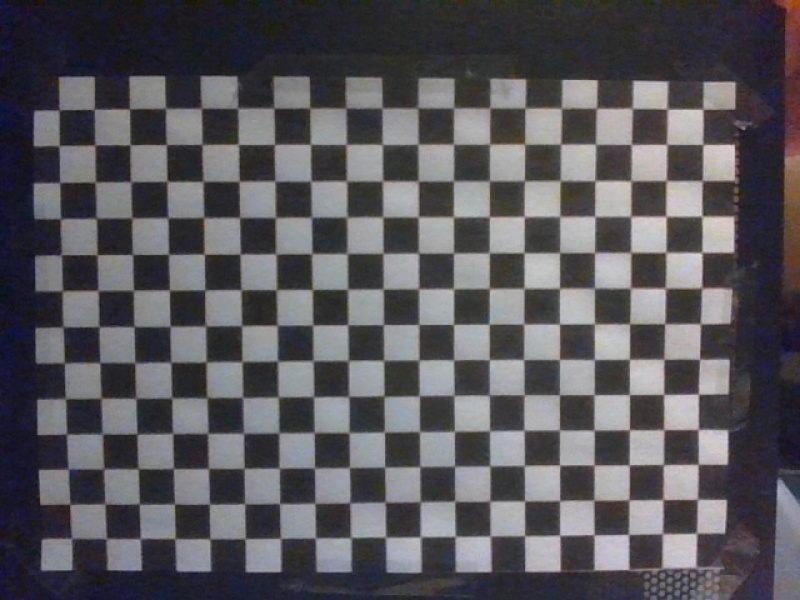
#> input picture Py/Archives/ArUcO_V2/classes/calibration_camera/calibration_pictures/cal2_sol.jpg, 800 x 600 px, given in place of the camera
$ python main.py
#> lines starting #> are read from the running program, lines starting #| are printed output that depends on the picture
### Py/Archives/ArUcO/classes/camera.py
from time import sleep

import cv2
import imutils
from imutils.video import VideoStream

class Camera:
    _default_image_path = "../classes/ready.jfif"

    def __init__(self, res_w=800, res_h=800):
#> called with res_w = 800, res_h = 800
        self.resolution = [res_h, res_w]
        self.camera = VideoStream(src=0, resolution=(self.resolution[0], self.resolution[1])).start()
        sleep(2.0)

        self.Update_Monitor(self.Read())
#> in Read, returned value is the input picture: shape (600, 800, 3); mean B, G, R 91.3, 86.9, 88.8
        """
        _default_img = imutils.resize(
            cv2.imread(self._default_image_path),
            width=self.resolution[0],
            height=self.resolution[1]
        )
        self.Update_Monitor(_default_img)
        """


    def Read(self):
        return imutils.resize(
            self.camera.read(),
            width=self.resolution[0],
            height=self.resolution[1]
        )


    def Update_Monitor(self, img):
        cv2.imshow("Frame", img)
        cv2.waitKey(1) & 0xFF

### Py/Archives/ArUcO_V2/test_distance_mesurement/calibration_camera/chess_calibration_camera.py
import cv2
import numpy as np


class Camera_Calibrator:
    # Criteria for chess gameboard recognize
    _chess_criteria = (cv2.TERM_CRITERIA_EPS + cv2.TERM_CRITERIA_MAX_ITER, 30, 0.001)

    def __init__(self, cal_picture_path: str, chess_size: tuple[int, int]):
        # Init parameters variables

#> called with cal_picture_path = './calibration_pictures/cal1.jpg', chess_size = (12, 18)
        self._picture_path = cal_picture_path
        # (h, w) <=> (lines, cols)
        self._chess_size = chess_size

        # Init variables

        # Create ref points (0,0,0), (1,0,0), (2,0,0) ....,(6,5,0) -> 3D
        # They are the theoretic real world points with which we will compare image's points.
        self._theoretic_pts = [
            np.zeros(
                (self._chess_size[0] * self._chess_size[1], 3),
                np.float32
            )
        ]  # 3d points in real world space
        # Associate each point to a grid position
        self._theoretic_pts[0][:, :2] = np.mgrid[0:self._chess_size[0], 0:self._chess_size[1]].T.reshape(-1, 2)

        # Init array which will store image's points
        self._image_pts = []  # 2d points in image plane.

        # Load the calibration picture
        self._cal_frame = cv2.imread(self._picture_path)
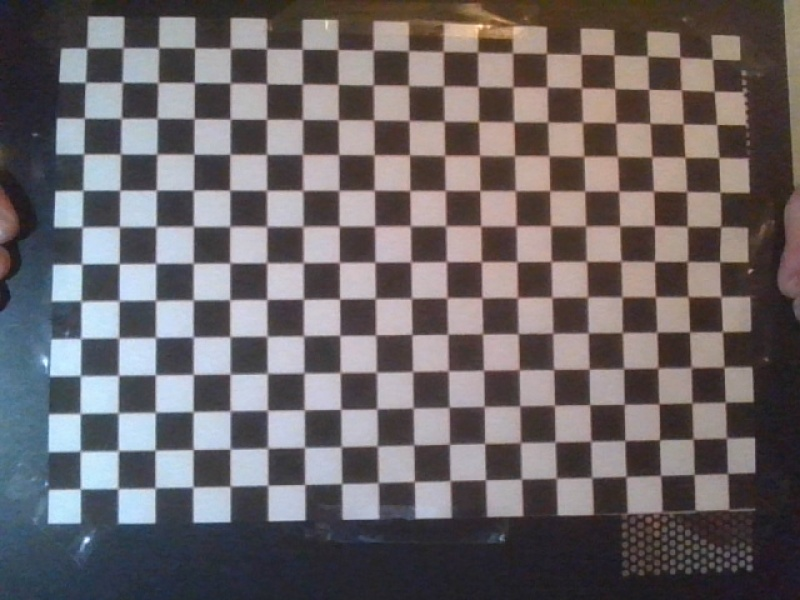
#> input picture Py/Archives/ArUcO_V2/classes/calibration_camera/calibration_pictures/cal1.jpg, 800 x 600 px
#> self._cal_frame is the input picture: shape (600, 800, 3); mean B, G, R 103.6, 101.3, 107.5
        self._gray_cal_frame = cv2.cvtColor(self._cal_frame, cv2.COLOR_BGR2GRAY)
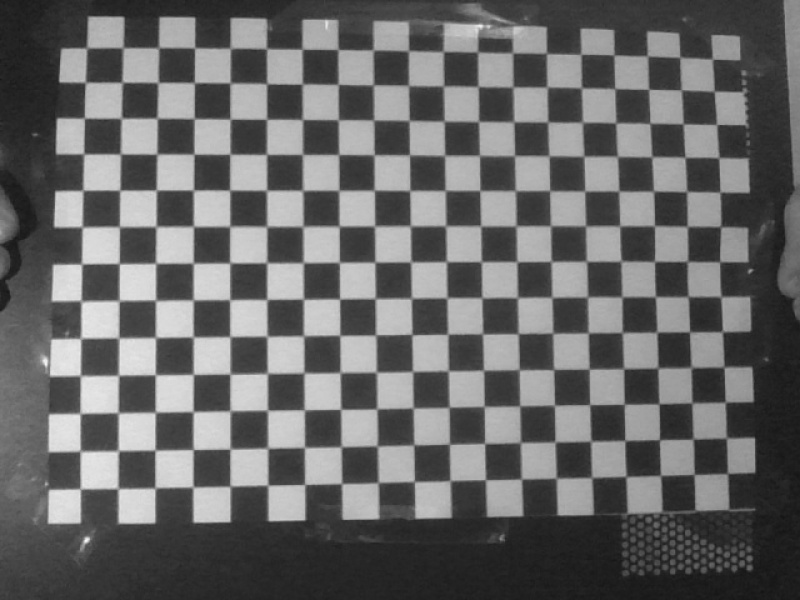
#> self._gray_cal_frame: shape (600, 800); min 20, max 248, mean 103.4

        # Get cal picture shape
        self._cal_frame_height, self._cal_frame_width = self._cal_frame.shape[:2]
#> self._cal_frame_height = 600; self._cal_frame_width = 800

    def _chess_game_board_recognize(self) -> bool:
        # Analyse cal frame and try to find a chess board
        # Find the chess board corners
        finding_success, corners = cv2.findChessboardCorners(
            self._gray_cal_frame,
            (self._chess_size[0], self._chess_size[1]),
            None
        )

        # Continue only if a chess board was found
        if finding_success:
            # Refine the result to be more precise
            precise_corners = cv2.cornerSubPix(
                self._gray_cal_frame,
                corners,
                (11, 11),
                (-1, -1),
                self._chess_criteria
            )

            # Add the image's point to its storage location
            self._image_pts.append(precise_corners)


            # Draw and display the corners
            """
            cv2.drawChessboardCorners(
                self._cal_frame,
                (self._chess_size[0], self._chess_size[1]),
                precise_corners,
                True
            )
            cv2.imwrite("A.jpg", self._cal_frame)
            """


        return finding_success

    def _calculate_undistorted_coef(self, alpha=1):
        # Do the camera calibration help with image's points and theoretics points
        # return -> ret | camera matrix | distortion coefficients | rotation | translation vectors
        _, self._cam_matrix, self._distortion_coef, rotation_vector, translation_vector = cv2.calibrateCamera(
            self._theoretic_pts,
            self._image_pts,
            self._gray_cal_frame.shape[::-1],
            None, None
        )

        # Get the optimal camera matrix (remove pixel where the image will be not linear scale)
        # roi is the best cropped to apply if we want a no deformed picture (without black pixel)
        # If the scaling parameter alpha=0, it returns undistorted image with minimum unwanted pixels.
        # So it may even remove some pixels at image corners.
        # If alpha=1, all pixels are retained with some extra black images.
        self._optimized_cam_matrix, self._roi = cv2.getOptimalNewCameraMatrix(
            self._cam_matrix,
            self._distortion_coef,
            (self._cal_frame_width, self._cal_frame_height),
            alpha,
            (self._cal_frame_width, self._cal_frame_height)
        )

    def init_calibration_cam(self) -> bool:
        success = self._chess_game_board_recognize()
#> in _chess_game_board_recognize, `finding_success, corners = cv2.findChessboardCorners( self._gray_cal_f..`: finding_success = True; corners = 216 rows, first 8: [118.7, 489.5], [118.8, 449.7], [117.7, 412.2], [119.3, 374.7], [119.6, 338.6], [119.6, 299.6], [119.6, 264.4], [119.7, 225.5]
#> in _chess_game_board_recognize, `precise_corners = cv2.cornerSubPix( self._gray_cal_frame, corners, (11..`: precise_corners = 216 rows, first 8: [117.9, 488.4], [118.2, 450.7], [118.1, 412.7], [118.5, 375.3], [118.7, 337.9], [119.1, 300.6], [119.2, 263.5], [119.4, 226.7]
#> success = True
        if success:
            self._calculate_undistorted_coef()
#> in _calculate_undistorted_coef, `_, self._cam_matrix, self._distortion_coef, rotation_vector, translati..`: self._cam_matrix = [[470.4, 0, 384.4], [0, 476.2, 319.4], [0, 0, 1]]; self._distortion_coef = [[0.011, -0.0445, 0.000964, 0.000332, 0.0203]]; rotation_vector = ([0.00858, -0.0586, -1.58],); translation_vector = ([-7.18, 4.49, 12.65],)
#> in _calculate_undistorted_coef, `self._optimized_cam_matrix, self._roi = cv2.getOptimalNewCameraMatrix(..`: self._optimized_cam_matrix = [[462.3, 0, 384.6], [0, 468.7, 320.5], [0, 0, 1]]; self._roi = (4, 5, 792, 591)
        return success

    def undistort_image(self, frame_to_undistort, cropped_image=False):
        # Undistort the input frame
#> called with cropped_image = False
        undistort_frame = cv2.undistort(
            frame_to_undistort,
            self._cam_matrix,
            self._distortion_coef,
            None,
            self._optimized_cam_matrix
        )
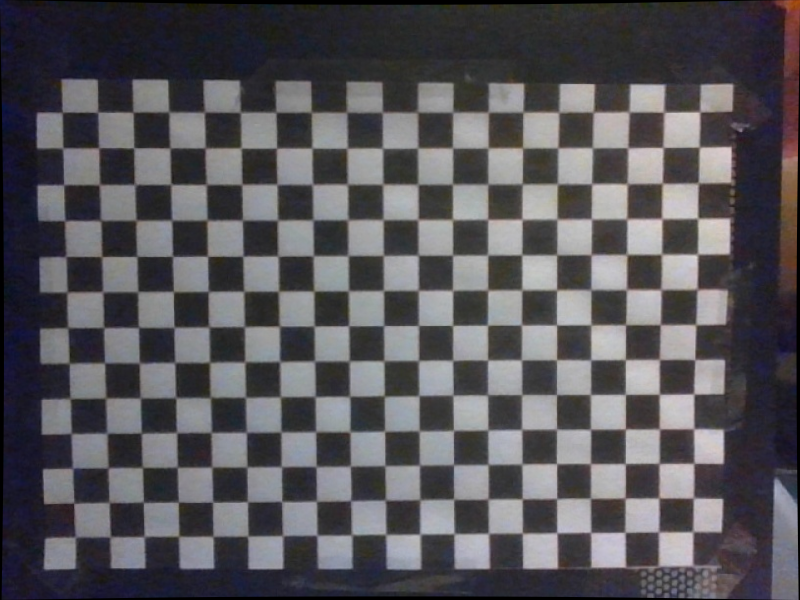
#> undistort_frame: shape (600, 800, 3); mean B, G, R 89.5, 85.1, 87

        if cropped_image:
            # crop the image
            x, y, w, h = self._roi
            undistort_frame = undistort_frame[y:y + h, x:x + w]

        return undistort_frame

### Py/Archives/ArUcO_V2/classes/calibration_camera/main.py
if __name__ == '__main__':
    import cv2
    from classes.camera import Camera
    from chess_calibration_camera import Camera_Calibrator

    webcam = Camera()
    cam_calibrator = Camera_Calibrator("./calibration_pictures/cal1.jpg", (12, 18))

    if cam_calibrator.init_calibration_cam():
        before_frame = webcam.Read()
        after_frame = cam_calibrator.undistort_image(before_frame)

        cv2.imshow("BEFORE", before_frame)
        cv2.imshow("AFTER", after_frame)
        cv2.waitKey(100000000)
